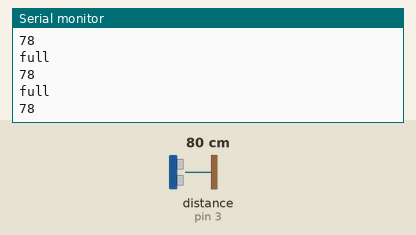
This sketch was run on a simulated Arduino Uno, built with avr-gcc and run on an emulated ATmega328P. Shown: the last lines printed to the serial monitor. Wiring (inferred from the names in the program): ultrasonic range finder: trigger pin 2; echo pin 3. The inputs (shaded band) are chosen by the test bench; at power-on: distance to the obstacle (sensor on pin 3) 80 cm. The echo pulse lasts 58.3 µs per cm.

Above: at 1.2 s.
1.3 s: distance to the obstacle (sensor on pin 3) set to 12 cm
At 1.8 s:
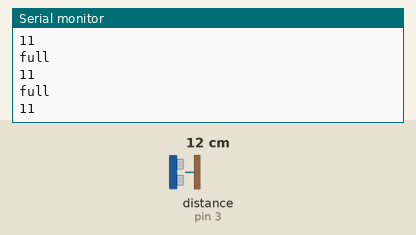
4.3 s: distance to the obstacle (sensor on pin 3) set to 9 cm
At 5.1 s:
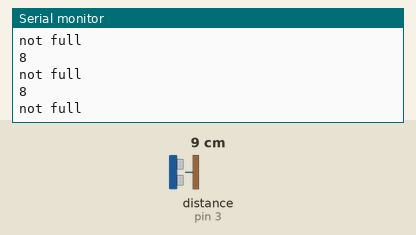
Timing chart, 0 to 7.3 s (numbered marks = the images above; inputs shaded):
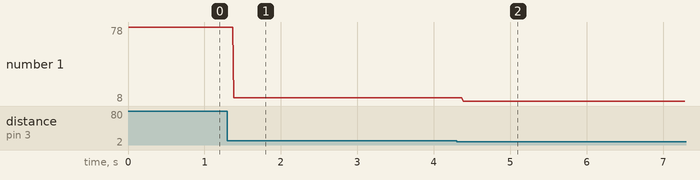

Measured:
- the behaviour switches between 11 and 10 cm on distance to the obstacle (sensor on pin 3) (found by bisection; images 1 and 2)
- after the input at 1.3 s, the serial monitor: prints a new line after 0.08 s (image 1)
- after the input at 4.3 s, the serial monitor: prints a new line after 0.07 s (image 2)
- plotted number 1: 78 → 11 after the input at 1.3 s, 11 → 8 after the input at 4.3 s

The sketch:

ultrasonic.ino
```cpp
const int trigPin = 2;
const int echoPin = 3;
// defines variables
long duration;
int distance;
void setup() {
pinMode(trigPin, OUTPUT); // Sets the trigPin as an Output
pinMode(echoPin, INPUT); // Sets the echoPin as an Input
Serial.begin(9600); // Starts the serial communication
}
void loop() {
// Clears the trigPin
digitalWrite(trigPin, LOW);
delayMicroseconds(2);
// Sets the trigPin on HIGH state for 10 micro seconds
digitalWrite(trigPin, HIGH);
delayMicroseconds(10);
digitalWrite(trigPin, LOW);
// Reads the echoPin, returns the sound wave travel time in microseconds
duration = pulseIn(echoPin, HIGH);
// Calculating the distance
distance= duration*0.034/2;
// Prints the distance on the Serial Monitor
//Serial.print("Distance: ");
//Serial.println(distance);
//i=0;
if(distance<=3)
{
  Serial.println("full");
  Serial.println(distance);
  Serial.println();
}
else if(distance>=10)
{
  Serial.println("full");
  Serial.println(distance);
  Serial.println();
}
else
{
  Serial.println("not full");
  Serial.println(distance);
  Serial.println();

}
}
```
